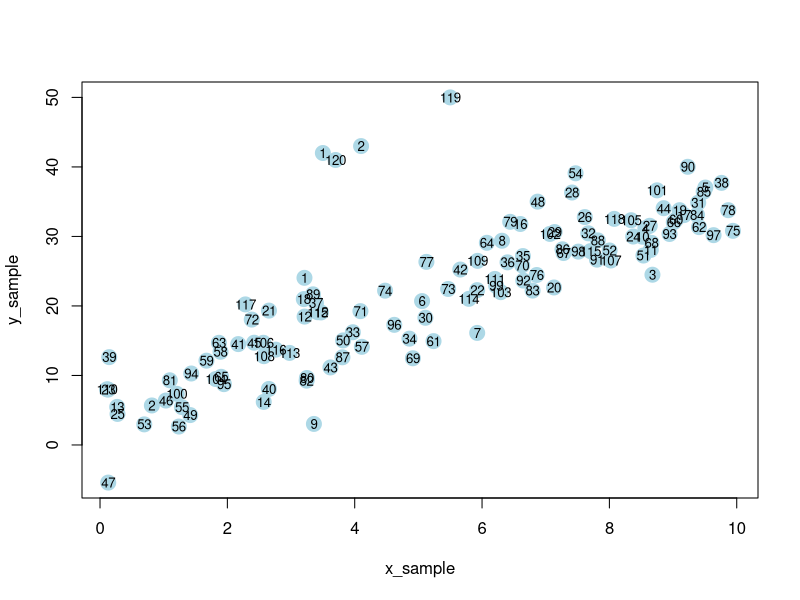

The R script that drew this image: (Note: a time limit stopped this script after it produced the figure.)
library(tidyverse)
library(parallel)
library(boot)

# standard confidence interval
classical_conf_int <- function(y_sample, x_sample, model){
  
  itct_lower_model <- confint(model)[[1]]
  itct_upper_model <- confint(model)[[3]]
  slope_lower_model <- confint(model)[[2]]
  slope_upper_model <- confint(model)[[4]]
  return(c(itct_lower_model, itct_upper_model, slope_lower_model, slope_upper_model))
}

# sampling cases
cases_conf_int <- function(y_sample, x_sample, model, n, m){
  
  out_cases <- replicate(m, expr = {
    j <- sample(1:n, replace = TRUE, size = n)
    xstar <- x_sample[j]
    ystar <- y_sample[j]
    Lb <- lm(ystar ~ xstar)
    s <- summary(Lb)$sigma
    c(Lb$coeff[1], slope = Lb$coeff[2], s = s)
  })
  
  itct_lower_cases <- quantile(out_cases[1,], probs = 0.025)
  itct_upper_cases <- quantile(out_cases[1,], probs = 0.975)
  slope_lower_cases <- quantile(out_cases[2,], probs = 0.025)
  slope_upper_cases <- quantile(out_cases[2,], probs = 0.975)
  sigma_lower_cases <- quantile(out_cases[3,], probs = 0.025)
  sigma_upper_cases <- quantile(out_cases[3,], probs = 0.975)
  return(c(itct_lower_cases, itct_upper_cases, slope_lower_cases, slope_upper_cases,
           sigma_lower_cases, sigma_upper_cases))
}

# sampling cases - BCA
cases_bca <- function(y_sample, x_sample, model, n, m){
  stats <- function(xy_sample, i) {
    xstar <- xy_sample[i, 1]
    ystar <- xy_sample[i, 2]
    Lb <- lm(ystar ~ xstar)
    s <- summary(Lb)$sigma
    c(Lb$coeff[1], slope=Lb$coeff[2], s=s)
  }
  boot.out <- boot(cbind(x_sample, y_sample), statistic=stats, R = m)
  
  itct_lower_cases <- boot.ci(boot.out = boot.out, type = "bca", index = 1)$bca[c(4)]
  itct_upper_cases <- boot.ci(boot.out = boot.out, type = "bca", index = 1)$bca[c(5)]
  slope_lower_cases <- boot.ci(boot.out = boot.out, type = "bca", index = 2)$bca[c(4)]
  slope_upper_cases <- boot.ci(boot.out = boot.out, type = "bca", index = 2)$bca[c(5)]
  sigma_lower_cases <- boot.ci(boot.out = boot.out, type = "bca", index = 3)$bca[c(4)]
  sigma_upper_cases <- boot.ci(boot.out = boot.out, type = "bca", index = 3)$bca[c(5)]
  return(c(itct_lower_cases, itct_upper_cases, slope_lower_cases, slope_upper_cases,
           sigma_lower_cases, sigma_upper_cases))
}


# sampling residuals
boot_resid_conf_int <- function(y_sample, x_sample, model, n, m){
  
  m.resid <- rstandard(model, sd = 1)
  r <- m.resid - mean(m.resid)
  out_boot_resid <- replicate(m, expr = {
    estar <- sample(r, replace = TRUE, size = n)
    ystar <- model$fitted.values + estar
    Lb <- lm(ystar ~ x_sample)
    s <- summary(Lb)$sigma
    c(Lb$coeff[1], slope = Lb$coeff[2], s = s)
  })
  
  itct_lower_boot_resid <- quantile(out_boot_resid[1,], probs = 0.025)
  itct_upper_boot_resid <- quantile(out_boot_resid[1,], probs = 0.975)
  slope_lower_boot_resid <- quantile(out_boot_resid[2,], probs = 0.025)
  slope_upper_boot_resid <- quantile(out_boot_resid[2,], probs = 0.975)
  sigma_lower_boot_resid <- quantile(out_boot_resid[3,], probs = 0.025)
  sigma_upper_boot_resid <- quantile(out_boot_resid[3,], probs = 0.975)
  return(c(itct_lower_boot_resid, itct_upper_boot_resid, slope_lower_boot_resid, slope_upper_boot_resid,
           sigma_lower_boot_resid, sigma_upper_boot_resid))
}

# sampling residuals - BCA
boot_resid_bca <- function(y_sample, x_sample, model, n, m){
  regstats <- function(dat, i) {
    #dat is a data frame (r, x, yhat)
    #r are the modified centered residuals, yhat are the fits
    ystar <- dat$yhat + dat$r[i]
    xstar <- dat$x
    Lb <- lm(ystar ~ xstar)
    s <- summary(Lb)$sigma
    c(Lb$coeff[1], slope = Lb$coeff[2], s = s)
  }
  
  m.resid <- rstandard(model, sd = 1)
  r <- m.resid - mean(m.resid)
  yhat <- model$fitted.values
  dat <- data.frame(r = r, x = x_sample, yhat = yhat)
  boot.out <- boot(dat, statistic=regstats, R = m)
  
  itct_lower_boot_resid <- boot.ci(boot.out = boot.out, type = "bca", index = 1)$bca[c(4)]
  itct_upper_boot_resid <- boot.ci(boot.out = boot.out, type = "bca", index = 1)$bca[c(5)]
  slope_lower_boot_resid <- boot.ci(boot.out = boot.out, type = "bca", index = 2)$bca[c(4)]
  slope_upper_boot_resid <- boot.ci(boot.out = boot.out, type = "bca", index = 2)$bca[c(5)]
  sigma_lower_boot_resid <- boot.ci(boot.out = boot.out, type = "bca", index = 3)$bca[c(4)]
  sigma_upper_boot_resid <- boot.ci(boot.out = boot.out, type = "bca", index = 3)$bca[c(5)]
  return(c(itct_lower_boot_resid, itct_upper_boot_resid, slope_lower_boot_resid, slope_upper_boot_resid,
           sigma_lower_boot_resid, sigma_upper_boot_resid))
}

# wild
wild_conf_int <- function(y_sample, x_sample, model, n, m){
  
  out_wild <- replicate(m, expr = {
    e <- model$residuals
    token <- rbinom(n = n, size = 1, p = (5 + sqrt(5))/10)
    estar <- ifelse(token == 1, e*(1-sqrt(5)/2), e*(1+sqrt(5)/2))
    ystar <- model$fitted.values + estar
    Lb <- lm(ystar ~ x_sample)
    s <- summary(Lb)$sigma
    c(Lb$coeff[1], slope = Lb$coeff[2], s = s)
  })
  itct_lower_wild <- quantile(out_wild[1,], probs = 0.025)
  itct_upper_wild <- quantile(out_wild[1,], probs = 0.975)
  slope_lower_wild <- quantile(out_wild[2,], probs = 0.025)
  slope_upper_wild <- quantile(out_wild[2,], probs = 0.975)
  sigma_lower_wild <- quantile(out_wild[3,], probs = 0.025)
  sigma_upper_wild <- quantile(out_wild[3,], probs = 0.975)
  return(c(itct_lower_wild, itct_upper_wild, slope_lower_wild, slope_upper_wild,
           sigma_lower_wild, sigma_upper_wild))
}

# wild - BCA
wild_bca <- function(y_sample, x_sample, model, n, m){
  regstats <- function(dat, i) {
    #dat is a data frame (r, x, yhat)
    #r are the residuals, yhat are the fits
    e <- dat$r
    token <- rbinom(n = n, size = 1, p = (5 + sqrt(5))/10)
    estar <- ifelse(token == 1, e*(1-sqrt(5)/2), e*(1+sqrt(5)/2))
    ystar <- dat$yhat + estar
    xstar <- dat$x
    Lb <- lm(ystar ~ xstar)
    s <- summary(Lb)$sigma
    c(Lb$coeff[1], slope = Lb$coeff[2], s = s)
  }
  
  r <- model$residuals
  yhat <- model$fitted.values
  dat <- data.frame(r = r, x = x_sample, yhat = yhat)
  boot.out <- boot(dat, statistic=regstats, R = m)  # m should be big
  
  itct_lower_wild <- boot.ci(boot.out = boot.out, type = "bca", index = 1)$bca[c(4)]
  itct_upper_wild <- boot.ci(boot.out = boot.out, type = "bca", index = 1)$bca[c(5)]
  slope_lower_wild <- boot.ci(boot.out = boot.out, type = "bca", index = 2)$bca[c(4)]
  slope_upper_wild <- boot.ci(boot.out = boot.out, type = "bca", index = 2)$bca[c(5)]
  sigma_lower_wild <- boot.ci(boot.out = boot.out, type = "bca", index = 3)$bca[c(4)]
  sigma_upper_wild <- boot.ci(boot.out = boot.out, type = "bca", index = 3)$bca[c(5)]
  return(c(itct_lower_wild, itct_upper_wild, slope_lower_wild, slope_upper_wild,
           sigma_lower_wild, sigma_upper_wild))
}


runFunc <- function(f, y_sample, x_sample, model, n, m){
  if (f == 1) {return(cases_conf_int(y_sample, x_sample, model, n, m))}
  if (f == 2) {return(boot_resid_conf_int(y_sample, x_sample, model, n, m))}
  if (f == 3) {return(wild_conf_int(y_sample, x_sample, model, n, m))}
  if (f == 4) {return(cases_bca(y_sample, x_sample, model, n, m))}
  if (f == 5) {return(boot_resid_bca(y_sample, x_sample, model, n, m))}
  if (f == 6) {return(wild_bca(y_sample, x_sample, model, n, m))}
}

sim_iter <- function(d_, y, x, outlier) {
  
  slope <- d_$slope
  intercept <- d_$intercept
  sigma <- d_$sigma
  n <- d_$n
  
  # sampling from population
  y_without_outlier <- y[-outlier]
  x_without_outlier <- x[-outlier]
  indices <- 1:N
  avail_indices <- indices[-outlier]
  i <- sample(avail_indices, replace = FALSE, size = 58)
  y_sample <- c(y_without_outlier[i], y[outlier])
  x_sample <- c(x_without_outlier[i], x[outlier])
  model <- lm(y_sample ~ x_sample)
  
  conf_limits_model <- classical_conf_int(y_sample, x_sample, model)
  itct_lower_model <- conf_limits_model[1]
  itct_upper_model <- conf_limits_model[2]
  slope_lower_model <- conf_limits_model[3]
  slope_upper_model <- conf_limits_model[4]
  
  if (itct_lower_model > intercept) { # interval is too high
    result_itct_model <- 1
  } else if (intercept > itct_upper_model) {
    result_itct_model <- -1
  } else {result_itct_model <- 0}
  
  if (slope_lower_model > slope) {
    result_slope_model <- 1
  } else if (slope > slope_upper_model) {
    result_slope_model <- -1
  } else {result_slope_model <- 0}
  
  results <- numeric(0)
  for (f in 1:6){
    confs <- runFunc(1, y_sample, x_sample, model, n, m)
    itct_lower<- confs[1]
    itct_upper <- confs[2]
    slope_lower <- confs[3]
    slope_upper <- confs[4]
    sigma_lower <- confs[5]
    sigma_upper <- confs[6]
    
    if (itct_lower > intercept) {  # interval too high
      result_itct <- 1
    } else if (intercept > itct_upper) {
      result_itct <- -1
    } else {result_itct <- 0}
    
    if (slope_lower > slope) {
      result_slope <- 1
    } else if (slope > slope_upper) {
      result_slope <- -1
    } else {result_slope <- 0}
    
    if (sigma_lower > sigma) {
      result_sigma <- 1
    } else if (sigma > sigma_upper) {
      result_sigma <- -1
    } else {result_sigma <- 0}
    
    results <- c(results, result_itct, result_slope, result_sigma)
  }
  
  print("finished 1 iteration")
  
  return(c(result_itct_model, result_slope_model, results))
}

get_coverage <- function(x) {
  coverage <- mean(x == 0)
  too_high <- mean(x == 1)
  too_low <- mean(x == -1)
  return(c(coverage, too_high, too_low))
}

set.seed(17)

# creating population
slope <- 3
intercept <- 5
sigma <- 4

iter <- 500
N <- 10^5-4
sample_size <- 120
m <- 1000

x <- runif(N,0,10)
y <- slope*x + intercept + rnorm(N,0,sigma)
x <- c(x, 5.5, 3.7, 3.5, 4.1)
y <- c(y, 50, 41, 42, 43)

# example of a sample
outlier <- 99997:10^5
y_without_outlier <- y[-outlier]
x_without_outlier <- x[-outlier]
indices <- 1:N
avail_indices <- indices[-outlier]
i <- sample(avail_indices, replace = FALSE, size = sample_size[1]-2)
y_sample <- c(y_without_outlier[i], y[outlier])
x_sample <- c(x_without_outlier[i], x[outlier])
plot(y_sample ~ x_sample, col="lightblue", pch=19, cex=2,)
text(y_sample ~ x_sample, labels=1:sample_size[1], cex=0.8, font=1)

pop_model <- lm(y ~ x)
slope <-  coef(pop_model)[2]
intercept <- coef(pop_model)[1]
sigma <- summary(pop_model)$sigma

for (n in sample_size) {
  
  df <- data.frame("slope" = slope, "intercept" = intercept, "sigma" = sigma, "n" = n)
  df <- df[rep(seq_len(nrow(df)), each = iter), ]
  
  d_ <- list()
  for (i in seq(nrow(df))) {
    l <- as.list(df[i,])
    d_[[i]] <- l
  }
  
  sim <- mclapply(d_, sim_iter, y = y, x = x, outlier = outlier, mc.cores = 1)
  sim_df <- as.data.frame(t(matrix(unlist(sim), nrow=length(unlist(sim[1])))))
  sim_df_summary <- as.data.frame(apply(sim_df, 2, get_coverage))
  colnames(sim_df_summary) <- c("itct_model", "slope_model", 
                                "itct_cases", "slope_cases", "sigma_cases",
                                "itct_cases_bca", "slope_cases_bca", "sigma_cases_bca",
                                "itct_boot_resid", "slope_boot_resid", "sigma_boot_resid",
                                "itct_boot_resid_bca", "slope_boot_resid_bca", "sigma_boot_resid_bca",
                                "itct_wild", "slope_wild", "sigma_wild",
                                "itct_wild_bca", "slope_wild_bca", "sigma_wild_bca")
  rownames(sim_df_summary) <- c("coverage", "too_high", "too_low")
  
  file_name <- paste("sim_outlier_", n, ".csv", sep = "")
  
  write.csv(sim_df_summary, file_name)
}
